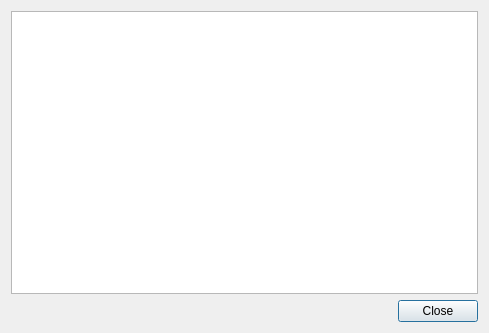
<?xml version="1.0" encoding="UTF-8"?>
<ui version="4.0">
 <class>TSTInfoDlg</class>
 <widget class="QDialog" name="TSTInfoDlg">
  <property name="geometry">
   <rect>
    <x>0</x>
    <y>0</y>
    <width>489</width>
    <height>333</height>
   </rect>
  </property>
  <property name="windowTitle">
   <string>TST Information</string>
  </property>
  <layout class="QGridLayout" name="gridLayout">
   <item row="0" column="0">
    <widget class="QTableWidget" name="mInfoTable"/>
   </item>
   <item row="1" column="0">
    <widget class="QDialogButtonBox" name="buttonBox">
     <property name="orientation">
      <enum>Qt::Horizontal</enum>
     </property>
     <property name="standardButtons">
      <set>QDialogButtonBox::Close</set>
     </property>
    </widget>
   </item>
  </layout>
 </widget>
 <resources/>
 <connections>
  <connection>
   <sender>buttonBox</sender>
   <signal>accepted()</signal>
   <receiver>TSTInfoDlg</receiver>
   <slot>accept()</slot>
   <hints>
    <hint type="sourcelabel">
     <x>248</x>
     <y>254</y>
    </hint>
    <hint type="destinationlabel">
     <x>157</x>
     <y>274</y>
    </hint>
   </hints>
  </connection>
  <connection>
   <sender>buttonBox</sender>
   <signal>rejected()</signal>
   <receiver>TSTInfoDlg</receiver>
   <slot>reject()</slot>
   <hints>
    <hint type="sourcelabel">
     <x>316</x>
     <y>260</y>
    </hint>
    <hint type="destinationlabel">
     <x>286</x>
     <y>274</y>
    </hint>
   </hints>
  </connection>
 </connections>
</ui>
